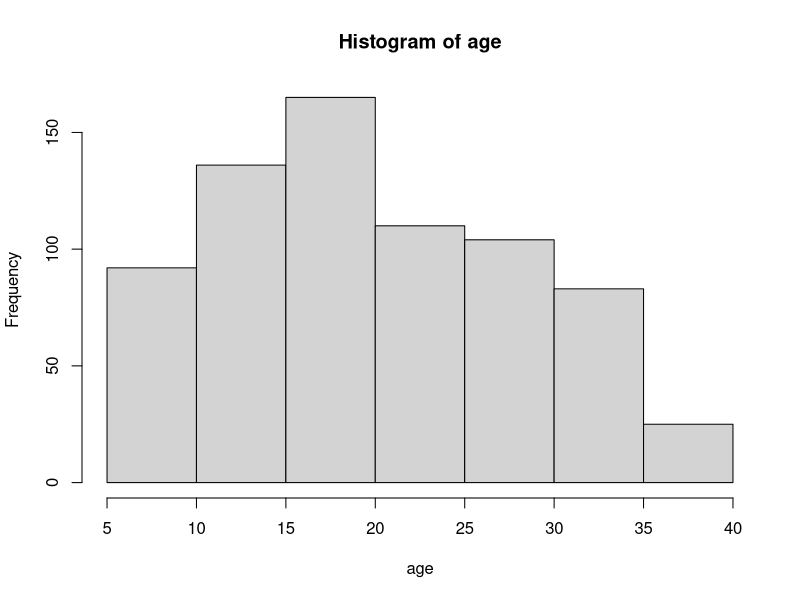
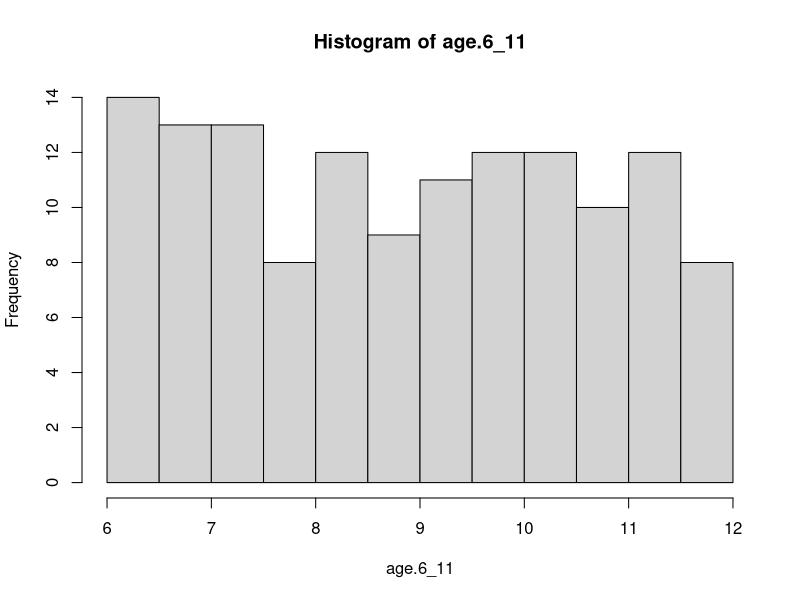
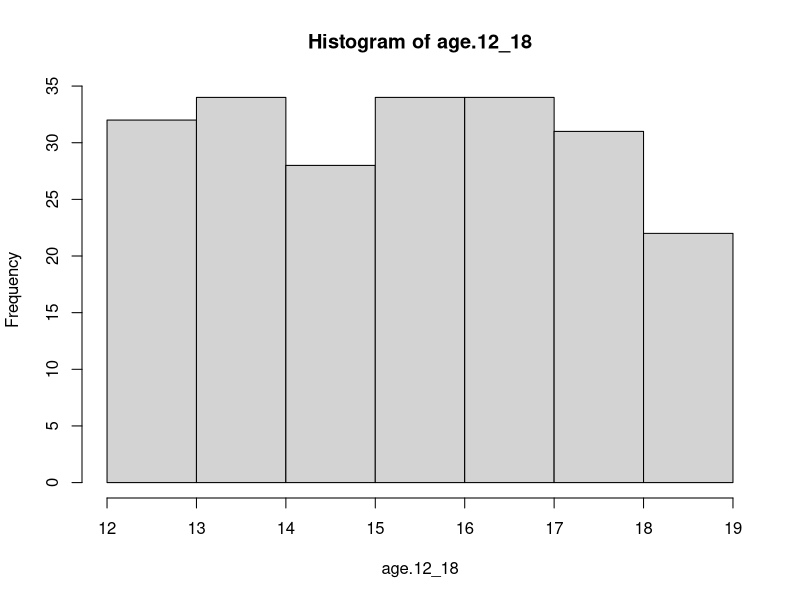
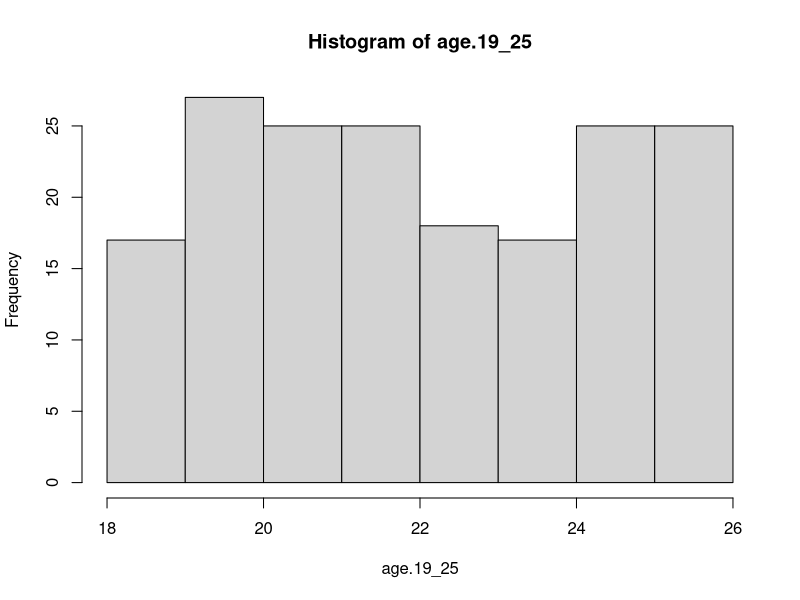
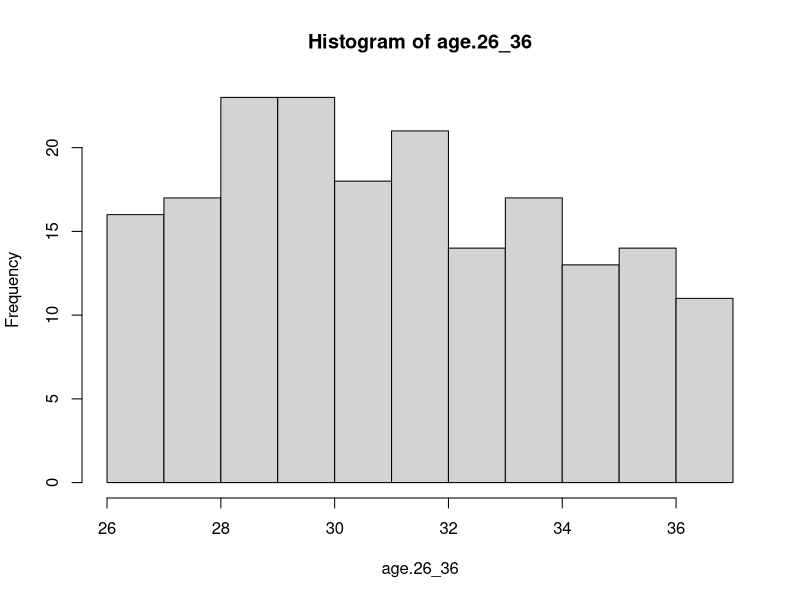

The R source for these figures, in order:
## ---- chunk 1
knitr::opts_chunk$set(echo = TRUE)
## ---- chunk 2
total.n <- 715

total.n.6_11 <- 134
total.n.12_18 <- 215
total.n.19_25 <- 179
total.n.26_36 <- 187

# N values for each age group in touchscreen use feature
screen.n.6_11 <- 123
screen.n.12_18 <- 194
screen.n.19_25 <- 145
screen.n.26_36 <- 151

# N values for each age group in background tv feature
tv.n.6_11 <- 123
tv.n.12_18 <- 194
tv.n.19_25 <- 145
tv.n.26_36 <- 151

## ---- chunk 3
screen_mean.6_11 <- 8.53
screen_mean.12_18 <- 18.80
screen_mean.19_25 <- 25.18
screen_mean.26_36 <- 44.11

screen_sd.6_11 <- 15.54
screen_sd.12_18 <- 36.83
screen_sd.19_25 <- 37.46
screen_sd.26_36 <- 47.75
## ---- chunk 4
age.6_11 <- runif(n=total.n.6_11, min = 6, max = 11.9)
sd(age.6_11)
# sim sd: ~ 1.7
# original sd: 1.82
age.12_18 <- runif(n=total.n.12_18, min = 12, max = 18.9)
sd(age.12_18)
# sim sd: ~ 2.0
# original sd: 2.19

age.19_25 <- runif(n=total.n.19_25, min = 18, max = 25.9)
sd(age.19_25)
# sim sd: ~ 2.4
# original sd: 2.07

age.26_36 <- rnorm(n=total.n.26_36, mean=30.64, sd=3.07)
age.26_36 <- runif(n=total.n.26_36, min = 26, max = 36.9)
sd(age.26_36)
# sim sd: ~ 3.1
# original sd: 3.07


age <- c(age.6_11, age.12_18, age.19_25, age.26_36)
sd(age)
# sim sd: ~ 8.6
# original sd: 8.26

hist(age)
hist(age.6_11)
hist(age.12_18)
hist(age.19_25)
hist(age.26_36)

## ---- chunk 5
# set.seed(0)
screen.6_11 <- rnorm(n=total.n.6_11, mean=(8.53-4), sd=15.54)
screen.6_11 <- replace(screen.6_11, screen.6_11<0, 0)
screen.6_11[sample(1:length(screen.6_11), 
                    size = (total.n.6_11-screen.n.6_11), replace = FALSE)] <- NA
sd(screen.6_11, na.rm = TRUE)
mean(screen.6_11, na.rm = TRUE)
# Final mean typically hovers between 8-9

# set.seed(0)
screen.12_18 <- rnorm(n=total.n.12_18, mean=(18.80-12), sd=36.83)
screen.12_18 <- replace(screen.12_18, screen.12_18<0, 0)
screen.12_18[sample(1:length(screen.12_18), 
                    size = (total.n.12_18-screen.n.12_18), replace = FALSE)] <- NA
sd(screen.12_18, na.rm = TRUE)
mean(screen.12_18, na.rm = TRUE)

# Final mean typically hoers between 17-20

# set.seed(0)
screen.19_25 <- rnorm(n=total.n.19_25, mean=(25.18-7), sd=37.46)
screen.19_25 <- replace(screen.19_25, screen.19_25<0, 0)
screen.19_25[sample(1:length(screen.19_25), 
                    size = (total.n.19_25-screen.n.19_25), replace = FALSE)] <- NA
sd(screen.19_25, na.rm = TRUE)
mean(screen.19_25, na.rm = TRUE)
# Final mean typically hovers between 22-27

# set.seed(0)
screen.26_36 <- rnorm(n=total.n.26_36, mean=(44.11-4), sd=47.75)
screen.26_36 <- replace(screen.26_36, screen.26_36<0, 0)
screen.26_36[sample(1:length(screen.26_36), 
                    size = (total.n.26_36-screen.n.26_36), replace = FALSE)] <- NA
sd(screen.26_36, na.rm = TRUE)
mean(screen.26_36, na.rm = TRUE)
# Final mean typically hovers between 40-47

screentime <- c(screen.6_11, screen.12_18, screen.19_25, screen.26_36)

# vectors with imputed data for future simulation needs
impute_screen.6_11 <- replace(screen.6_11, is.na(screen.6_11), 
                              mean(screen.6_11, na.rm=TRUE))
impute_screen.12_18 <- replace(screen.12_18, is.na(screen.12_18), 
                               mean(screen.12_18, na.rm=TRUE))
impute_screen.19_25 <- replace(screen.19_25, is.na(screen.19_25), 
                               mean(screen.19_25, na.rm=TRUE))
impute_screen.26_36 <- replace(screen.26_36, is.na(screen.26_36), 
                               mean(screen.26_36, na.rm=TRUE))

## ---- chunk 6
sex.6_11 <- rep(x = "Female", times = total.n.6_11)
sex.6_11[sample(1:length(sex.6_11), size=ceiling(total.n.6_11*0.5149), 
                replace = FALSE)] <- "Male"

sex.12_18 <- rep(x = "Female", times = total.n.12_18)
sex.12_18[sample(1:length(sex.12_18), size=ceiling(total.n.12_18*0.5302), 
                 replace = FALSE)] <- "Male"


sex.19_25 <- rep(x = "Female", times = total.n.19_25)
sex.19_25[sample(1:length(sex.19_25), size=ceiling(total.n.19_25*0.5587), 
                 replace = FALSE)] <- "Male"


sex.26_36 <- rep(x = "Female", times = total.n.26_36)
sex.26_36[sample(1:length(sex.26_36), size=ceiling(total.n.26_36*0.5134), 
               replace = FALSE)] <- "Male"

sex <- c(sex.6_11, sex.12_18, sex.19_25, sex.26_36)

## ---- chunk 7


# N values for each age group
tv.n.6_11 <- 123
tv.n.12_18 <- 194
tv.n.19_25 <- 145
tv.n.26_36 <- 151

# Screen values for each age group

tv_sd.6_11 <- 186.08
tv_sd.12_18 <- 172.70
tv_sd.19_25 <- 162.99
tv_sd.26_36 <-183.24

tv_mean.6_11 <- 209.72
tv_mean.12_18 <- 189.62
tv_mean.19_25 <- 187.00
tv_mean.26_36 <- 219.01

# Ratio balues for each age group
tv_screen_ratio.all <- 200.27/24.45
tv_screen_ratio.6_11 <- 209.72/8.53
tv_screen_ratio.12_18 <- 189.62/18.80
tv_screen_ratio.19_25 <- 187.00/25.18
tv_screen_ratio.26_36 <- 219.01/44.11


tv.6_11 <- (0.8)*(impute_screen.6_11 * tv_screen_ratio.6_11) + 
  (0.2)*(tv_mean.6_11 + rnorm(tv.n.6_11, sd=tv_sd.6_11))
tv.6_11[sample(1:length(tv.6_11), size=(total.n.6_11-tv.n.6_11), 
               replace = FALSE)] <- NA
tv.6_11 <- replace(tv.6_11, tv.6_11<0, 0)
mean(tv.6_11, na.rm=TRUE)


tv.12_18 <- (0.8)*(impute_screen.12_18 * tv_screen_ratio.12_18) + 
  (0.2)*(tv_mean.12_18 + rnorm(tv.n.12_18, sd=tv_sd.12_18))
tv.12_18[sample(1:length(tv.12_18), size=(total.n.12_18-tv.n.12_18), 
                replace = FALSE)] <- NA
tv.12_18 <- replace(tv.12_18, tv.12_18<0, 0)
mean(tv.12_18, na.rm=TRUE)



tv.19_25 <- (0.8)*(impute_screen.19_25 * tv_screen_ratio.19_25) + 
  (0.2)*(tv_mean.19_25 + rnorm(tv.n.19_25, sd=tv_sd.19_25))
tv.19_25[sample(1:length(tv.19_25), size=(total.n.19_25-tv.n.19_25), 
                replace = FALSE)] <- NA
tv.19_25 <- replace(tv.19_25, tv.19_25<0, 0)
mean(tv.19_25, na.rm=TRUE)



tv.26_36 <- (0.8)*(impute_screen.26_36 * tv_screen_ratio.26_36) + 
  (0.2)*(tv_mean.26_36 + rnorm(tv.n.26_36, sd=tv_sd.26_36))
tv.26_36[sample(1:length(tv.26_36), size=(total.n.26_36-tv.n.26_36), 
                replace = FALSE)] <- NA
tv.26_36 <- replace(tv.26_36, tv.26_36<0, 0)
mean(tv.26_36, na.rm=TRUE)


## ---- chunk 8


# Overall values for each age group
ntsleep.n.6_11 <- 116
ntsleep.n.12_18 <- 176
ntsleep.n.19_25 <- 132
ntsleep.n.26_36 <- 130

ntsleep_sd.6_11 <- 64.81
ntsleep_sd.12_18 <- 50.13
ntsleep_sd.19_25 <- 60.12
ntsleep_sd.26_36 <-61.81

ntsleep_mean.6_11 <- 637.24
ntsleep_mean.12_18 <- 647.24
ntsleep_mean.19_25 <- 651.25
ntsleep_mean.26_36 <- 643.21


# Ratio values for each age group
ntsleep_screen_ratio.6_11 <- ntsleep_mean.6_11/screen_mean.6_11
ntsleep_screen_ratio.12_18 <- ntsleep_mean.12_18/screen_mean.12_18
ntsleep_screen_ratio.19_25 <- ntsleep_mean.19_25/screen_mean.19_25
ntsleep_screen_ratio.26_36 <- ntsleep_mean.26_36/screen_mean.26_36

# 
# tv.26_36 <- (0.8)*(impute_screen.26_36 * tv_screen_ratio.26_36) + 
#   (0.2)*(tv_mean.26_36 + rnorm(tv.n.26_36, sd=tv_sd.26_36))
# tv.26_36[sample(1:length(tv.26_36), size=(total.n.26_36-tv.n.26_36), 
#                 replace = FALSE)] <- NA
# tv.26_36 <- replace(tv.26_36, tv.26_36<0, 0)
# mean(tv.26_36, na.rm=TRUE)

ntsleep.6_11 <- (0.8)*(impute_screen.6_11 * ntsleep_screen_ratio.6_11) + 
  (0.2)*(ntsleep_mean.6_11 + rnorm(ntsleep.n.6_11, sd=ntsleep_sd.6_11))
ntsleep.6_11[sample(1:length(ntsleep.6_11), size=(total.n.6_11-ntsleep.n.6_11),
                    replace = FALSE)] <- NA
ntsleep.6_11 <- replace(ntsleep.6_11, ntsleep.6_11<0, 0)
mean(ntsleep.6_11, na.rm = TRUE)


ntsleep.12_18 <- (0.8)*(impute_screen.12_18 * ntsleep_screen_ratio.12_18) + 
  (0.2)*(ntsleep_mean.12_18 + rnorm(ntsleep.n.12_18, sd=ntsleep_sd.12_18))
ntsleep.12_18[sample(1:length(ntsleep.12_18), size=(total.n.12_18-ntsleep.n.12_18),
                    replace = FALSE)] <- NA
ntsleep.12_18 <- replace(ntsleep.12_18, ntsleep.12_18<0, 0)
mean(ntsleep.12_18, na.rm = TRUE)


ntsleep.19_25 <- (0.8)*(impute_screen.19_25 * ntsleep_screen_ratio.19_25) + 
  (0.2)*(ntsleep_mean.19_25 + rnorm(ntsleep.n.19_25, sd=ntsleep_sd.19_25))
ntsleep.19_25[sample(1:length(ntsleep.19_25), size=(total.n.19_25-ntsleep.n.19_25),
                    replace = FALSE)] <- NA
ntsleep.19_25 <- replace(ntsleep.19_25, ntsleep.19_25<0, 0)
mean(ntsleep.19_25, na.rm = TRUE)


ntsleep.26_36 <- (0.8)*(impute_screen.26_36 * ntsleep_screen_ratio.26_36) + 
  (0.2)*(ntsleep_mean.26_36 + rnorm(ntsleep.n.26_36, sd=ntsleep_sd.26_36))
ntsleep.26_36[sample(1:length(ntsleep.26_36), size=(total.n.26_36-ntsleep.n.26_36),
                    replace = FALSE)] <- NA
ntsleep.26_36 <- replace(ntsleep.26_36, ntsleep.26_36<0, 0)
mean(ntsleep.26_36, na.rm = TRUE)

ntsleep <- c(ntsleep.6_11, ntsleep.12_18, ntsleep.19_25, ntsleep.26_36)

## ---- chunk 9

# Overall values for each age group
daysleep.n.6_11 <- 116
daysleep.n.12_18 <- 176
daysleep.n.19_25 <- 132
daysleep.n.26_36 <- 130

daysleep_sd.6_11 <- 64.81
daysleep_sd.12_18 <- 50.13
daysleep_sd.19_25 <- 60.12
daysleep_sd.26_36 <-61.81

daysleep_mean.6_11 <- 637.24
daysleep_mean.12_18 <- 647.24
daysleep_mean.19_25 <- 651.25
daysleep_mean.26_36 <- 643.21


# Ratio values for each age group
daysleep_screen_ratio.6_11 <- daysleep_mean.6_11/screen_mean.6_11
daysleep_screen_ratio.12_18 <- daysleep_mean.12_18/screen_mean.12_18
daysleep_screen_ratio.19_25 <- daysleep_mean.19_25/screen_mean.19_25
daysleep_screen_ratio.26_36 <- daysleep_mean.26_36/screen_mean.26_36


daysleep.6_11 <- (0.8)*(impute_screen.6_11 * daysleep_screen_ratio.6_11) + 
  (0.2)*(daysleep_mean.6_11 + rnorm(daysleep.n.6_11, sd=daysleep_sd.6_11))
daysleep.6_11[sample(1:length(daysleep.6_11), size=(total.n.6_11-daysleep.n.6_11),
                    replace = FALSE)] <- NA
daysleep.6_11 <- replace(daysleep.6_11, daysleep.6_11<0, 0)
mean(daysleep.6_11, na.rm = TRUE)


daysleep.12_18 <- (0.8)*(impute_screen.12_18 * daysleep_screen_ratio.12_18) + 
  (0.2)*(daysleep_mean.12_18 + rnorm(daysleep.n.12_18, sd=daysleep_sd.12_18))
daysleep.12_18[sample(1:length(daysleep.12_18), size=(total.n.12_18-daysleep.n.12_18),
                     replace = FALSE)] <- NA
daysleep.12_18 <- replace(daysleep.12_18, daysleep.12_18<0, 0)
mean(daysleep.12_18, na.rm = TRUE)


daysleep.19_25 <- (0.8)*(impute_screen.19_25 * daysleep_screen_ratio.19_25) + 
  (0.2)*(daysleep_mean.19_25 + rnorm(daysleep.n.19_25, sd=daysleep_sd.19_25))
daysleep.19_25[sample(1:length(daysleep.19_25), size=(total.n.19_25-daysleep.n.19_25),
                     replace = FALSE)] <- NA
daysleep.19_25 <- replace(daysleep.19_25, daysleep.19_25<0, 0)
mean(daysleep.19_25, na.rm = TRUE)


daysleep.26_36 <- (0.8)*(impute_screen.26_36 * daysleep_screen_ratio.26_36) + 
  (0.2)*(daysleep_mean.26_36 + rnorm(daysleep.n.26_36, sd=daysleep_sd.26_36))
daysleep.26_36[sample(1:length(daysleep.26_36), size=(total.n.26_36-daysleep.n.26_36),
                     replace = FALSE)] <- NA
daysleep.26_36 <- replace(daysleep.26_36, daysleep.26_36<0, 0)
mean(daysleep.26_36, na.rm = TRUE)

daysleep <- c(daysleep.6_11, daysleep.12_18, daysleep.19_25, daysleep.26_36)


## ---- chunk 10

totalsleep <- ntsleep+daysleep

## ---- chunk 11

# Overall values for each age group

wake.n.6_11 <- 116
wake.n.12_18 <- 177
wake.n.19_25 <- 133
wake.n.26_36 <- 130

wake_sd.6_11 <- 1.73
wake_sd.12_18 <- 1.33
wake_sd.19_25 <- 1.01
wake_sd.26_36 <- 0.81

wake_mean.6_11 <- 2
wake_mean.12_18 <- 1.29
wake_mean.19_25 <- 0.91
wake_mean.26_36 <- 0.58


# Ratio values for each age group
wake_screen_ratio.6_11 <- wake_mean.6_11/screen_mean.6_11
wake_screen_ratio.12_18 <- wake_mean.12_18/screen_mean.12_18
wake_screen_ratio.19_25 <- wake_mean.19_25/screen_mean.19_25
wake_screen_ratio.26_36 <- wake_mean.26_36/screen_mean.26_36


wake.6_11 <- ceiling((0.8)*(impute_screen.6_11 * wake_screen_ratio.6_11) + 
  (0.2)*(wake_mean.6_11 + rnorm(wake.n.6_11, sd=wake_sd.6_11)) - 0.55)
wake.6_11[sample(1:length(wake.6_11), size=(total.n.6_11-wake.n.6_11),
                     replace = FALSE)] <- NA
wake.6_11 <- replace(wake.6_11, wake.6_11<0, 0)
mean(wake.6_11, na.rm = TRUE)


wake.12_18 <- ceiling((0.8)*(impute_screen.12_18 * wake_screen_ratio.12_18) + 
  (0.2)*(wake_mean.12_18 + rnorm(wake.n.12_18, sd=wake_sd.12_18))-0.45)
wake.12_18[sample(1:length(wake.12_18), size=(total.n.12_18-wake.n.12_18),
                      replace = FALSE)] <- NA
wake.12_18 <- replace(wake.12_18, wake.12_18<0, 0)
mean(wake.12_18, na.rm = TRUE)


wake.19_25 <- floor((0.8)*(impute_screen.19_25 * wake_screen_ratio.19_25) + 
  (0.2)*(wake_mean.19_25 + rnorm(wake.n.19_25, sd=wake_sd.19_25)))
wake.19_25[sample(1:length(wake.19_25), size=(total.n.19_25-wake.n.19_25),
                      replace = FALSE)] <- NA
wake.19_25 <- replace(wake.19_25, wake.19_25<0, 0)
mean(wake.19_25, na.rm = TRUE)


wake.26_36 <- ceiling((0.8)*(impute_screen.26_36 * wake_screen_ratio.26_36) + 
  (0.2)*(wake_mean.26_36 + rnorm(wake.n.26_36, sd=wake_sd.26_36))+.3)
wake.26_36[sample(1:length(wake.26_36), size=(total.n.26_36-wake.n.26_36),
                      replace = FALSE)] <- NA
wake.26_36 <- replace(wake.26_36, wake.26_36<0, 0)
mean(wake.26_36, na.rm = TRUE)

wake <- c(wake.6_11, wake.12_18, wake.19_25, wake.26_36)

## ---- chunk 12

# Overall values for each age group
onset.n.6_11 <- 116
onset.n.12_18 <- 177
onset.n.19_25 <- 131
onset.n.26_36 <- 130

onset_sd.6_11 <- 23.69
onset_sd.12_18 <- 16.53
onset_sd.19_25 <- 16.97
onset_sd.26_36 <- 27.86

onset_mean.6_11 <- 22.80
onset_mean.12_18 <- 21.54
onset_mean.19_25 <- 22.22
onset_mean.26_36 <- 29.34


# Ratio values for each age group
onset_screen_ratio.6_11 <- onset_mean.6_11/screen_mean.6_11
onset_screen_ratio.12_18 <- onset_mean.12_18/screen_mean.12_18
onset_screen_ratio.19_25 <- onset_mean.19_25/screen_mean.19_25
onset_screen_ratio.26_36 <- onset_mean.26_36/screen_mean.26_36


onset.6_11 <- (0.8)*(impute_screen.6_11 * onset_screen_ratio.6_11) + 
  (0.2)*(onset_mean.6_11 + rnorm(onset.n.6_11, sd=onset_sd.6_11))
onset.6_11[sample(1:length(onset.6_11), size=(total.n.6_11-onset.n.6_11),
                     replace = FALSE)] <- NA
onset.6_11 <- replace(onset.6_11, onset.6_11<0, 0)
mean(onset.6_11, na.rm = TRUE)


onset.12_18 <- (0.8)*(impute_screen.12_18 * onset_screen_ratio.12_18) + 
  (0.2)*(onset_mean.12_18 + rnorm(onset.n.12_18, sd=onset_sd.12_18))
onset.12_18[sample(1:length(onset.12_18), size=(total.n.12_18-onset.n.12_18),
                      replace = FALSE)] <- NA
onset.12_18 <- replace(onset.12_18, onset.12_18<0, 0)
mean(onset.12_18, na.rm = TRUE)


onset.19_25 <- (0.8)*(impute_screen.19_25 * onset_screen_ratio.19_25) + 
  (0.2)*(onset_mean.19_25 + rnorm(onset.n.19_25, sd=onset_sd.19_25))
onset.19_25[sample(1:length(onset.19_25), size=(total.n.19_25-onset.n.19_25),
                      replace = FALSE)] <- NA
onset.19_25 <- replace(onset.19_25, onset.19_25<0, 0)
mean(onset.19_25, na.rm = TRUE)


onset.26_36 <- (0.8)*(impute_screen.26_36 * onset_screen_ratio.26_36) + 
  (0.2)*(onset_mean.26_36 + rnorm(onset.n.26_36, sd=onset_sd.26_36))
onset.26_36[sample(1:length(onset.26_36), size=(total.n.26_36-onset.n.26_36),
                      replace = FALSE)] <- NA
onset.26_36 <- replace(onset.26_36, onset.26_36<0, 0)
mean(onset.26_36, na.rm = TRUE)

onset <- c(onset.6_11, onset.12_18, onset.19_25, onset.26_36)

